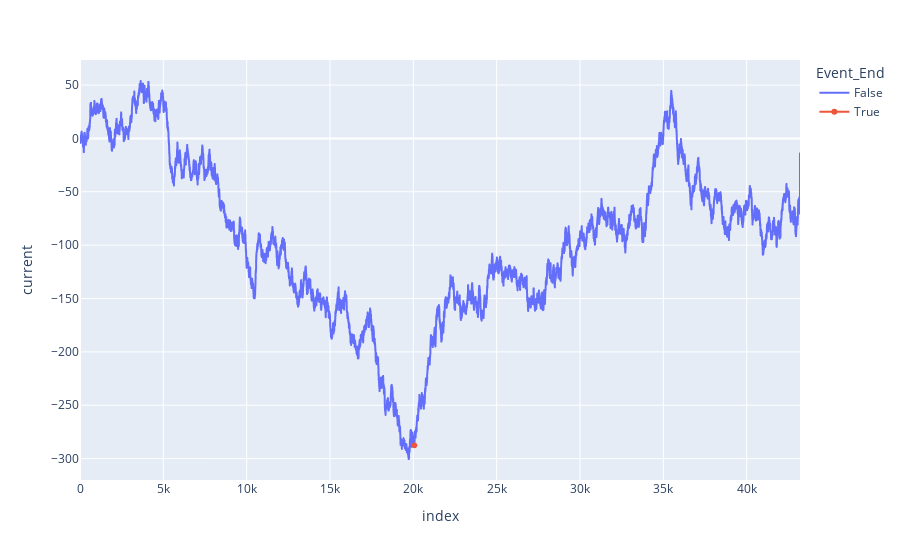

The cell this chart's notebook holds for it:
### Code cell
import plotly.express as px

fig = px.line(circuit_pivot, x = circuit_pivot.index, y="current", color='Event_End')
fig.data[1].update(mode='markers+lines')
#fig.add_scatter( x = circuit_pivot.index, y="current_diff") 

fig

### Figure 1 — Plotly figure (JSON) as saved in the notebook; plotly's stock layout.template omitted (floating-point values rounded to 4 significant figures; data arrays with more than 128 entries replaced by an {"elided": "..."} marker saying what was removed)
{"data": [{"hovertemplate": "Event_End=False<br>index=%{x}<br>current=%{y}<extra></extra>", "legendgroup": "False", "line": {"color": "#636efa", "dash": "solid"}, "mode": "lines", "name": "False", "showlegend": true, "type": "scattergl", "x": {"elided": "43200 int values"}, "xaxis": "x", "y": {"elided": "43200 float values"}, "yaxis": "y"}, {"hovertemplate": "Event_End=True<br>index=%{x}<br>current=%{y}<extra></extra>", "legendgroup": "True", "line": {"color": "#EF553B", "dash": "solid"}, "mode": "markers+lines", "name": "True", "showlegend": true, "type": "scattergl", "x": [20066], "xaxis": "x", "y": [-287.6], "yaxis": "y"}], "layout": {"legend": {"title": {"text": "Event_End"}, "tracegroupgap": 0}, "margin": {"t": 60}, "xaxis": {"anchor": "y", "domain": [0, 1], "title": {"text": "index"}}, "yaxis": {"anchor": "x", "domain": [0, 1], "title": {"text": "current"}}}}
